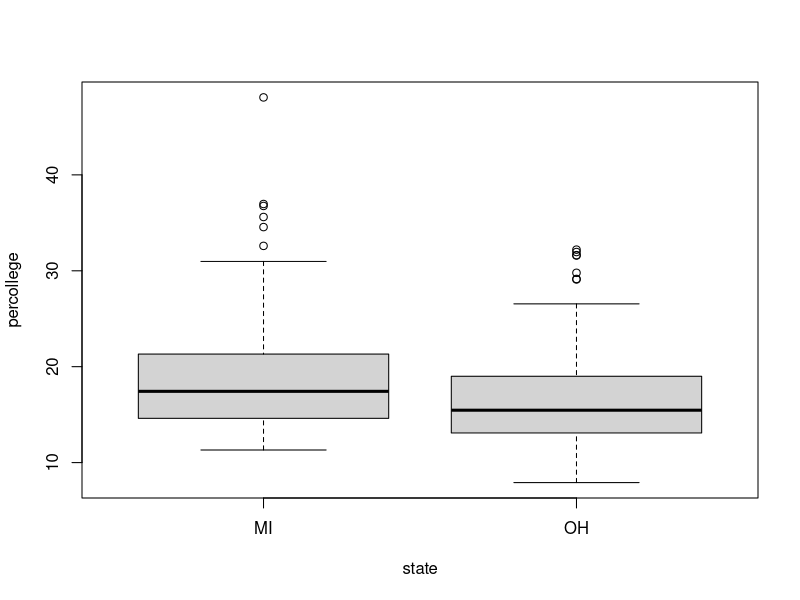
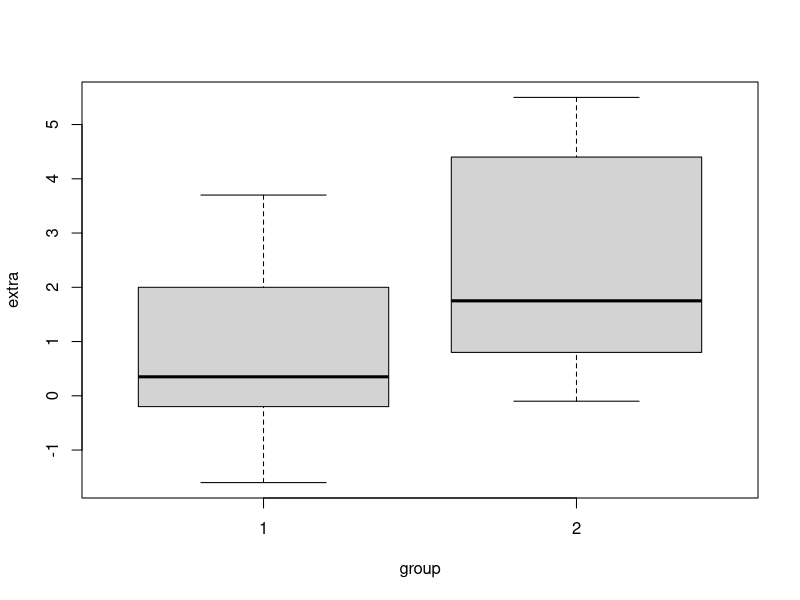

Reproduce these figures in R, in order. (Note: this script raises an error after producing the figures.)
# https://uc-r.github.io/t_test
library(ggplot2) # for data midwest
# One-sample t-test -------------------------------------------------------
head(midwest)
t.test(midwest$percollege, mu=32, alternative = "less")


# Two-sample t-test -------------------------------------------------------
dat = subset(midwest, state == "MI" | state == "OH")
with(data = dat, boxplot(percollege ~ state))
t.test(percollege ~ state, data = dat)

# 10.3 - Paired T-Test ----------------------------------------------------

head(sleep)
boxplot(extra ~ group, data = sleep)
t.test(extra ~ group, data = sleep, paired = TRUE)